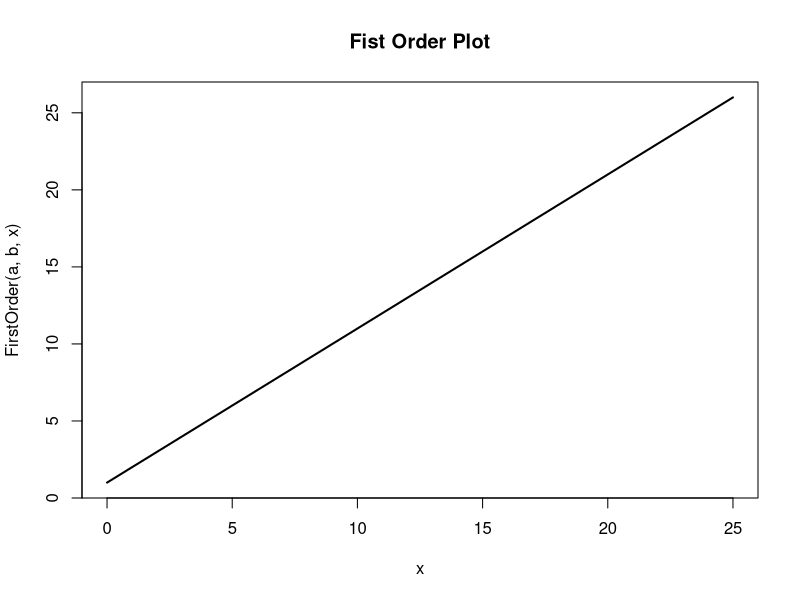
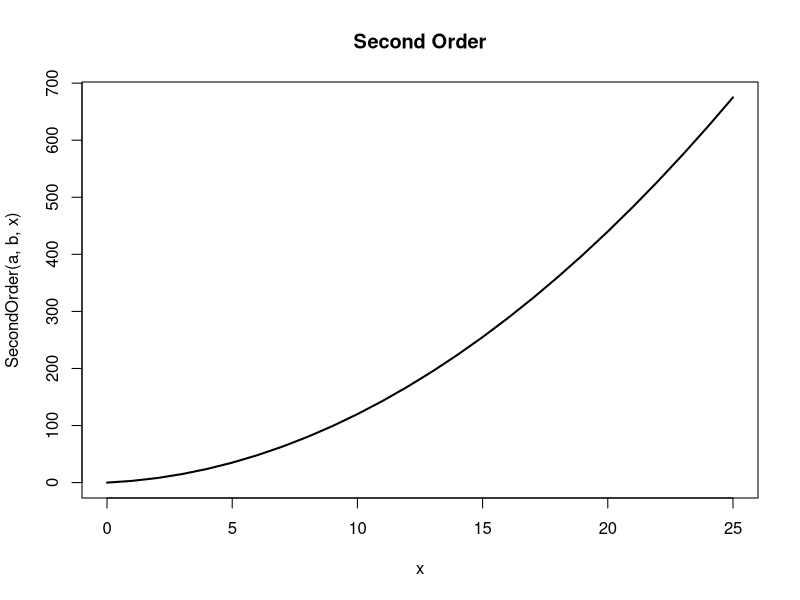
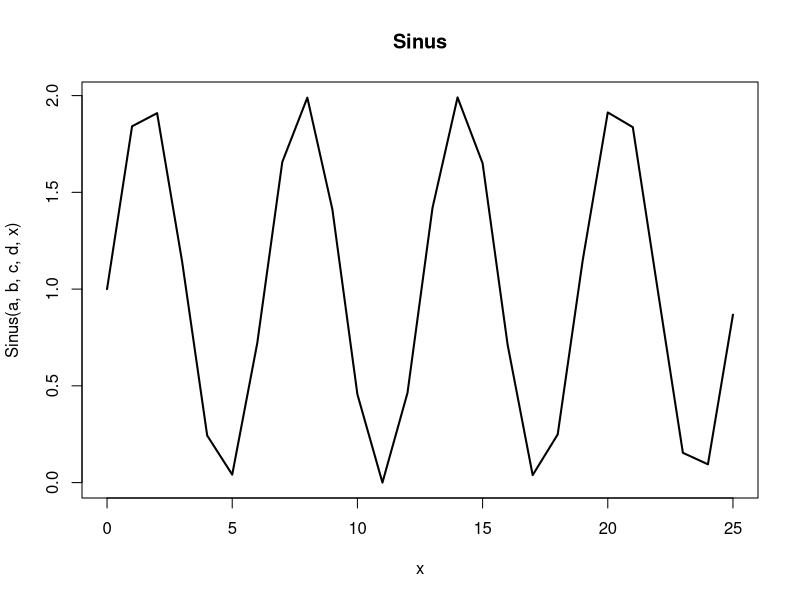
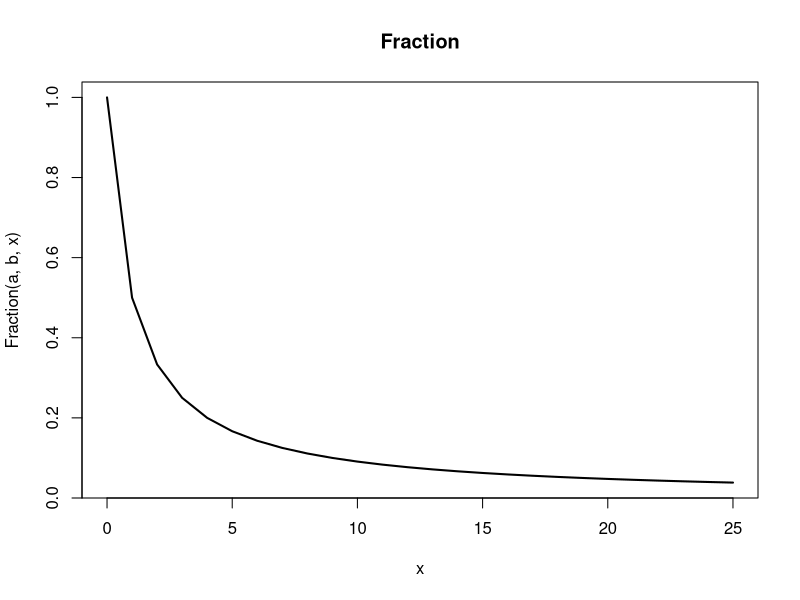

Generate these figures, in order, with R:
a = 1
b = 1
c = 1
d = 1

x = seq(0, 25)

FirstOrder <- function(a, b, x){
  return  (a * x + b) ;
}


SecondOrder <- function(a,b,c){
  return (a * x * x + b * x + c);
}

Sinus <- function(a, b, c, d, x){
  return (a * sin(b * x ^ c) +d)
}

Fraction <- function(a, b, x){
  return (a / (x + b));
}

plot(x, FirstOrder(a, b, x), type = 'l', lwd = 2, main = "Fist Order Plot")

plot(x, SecondOrder(a, b, x), type = 'l', lwd = 2, main = "Second Order")

plot(x, Sinus(a,b,c,d,x), type = 'l', lwd = 2, main = "Sinus")

plot(x, Fraction(a,b,x), type = 'l', lwd = 2, main = "Fraction")
